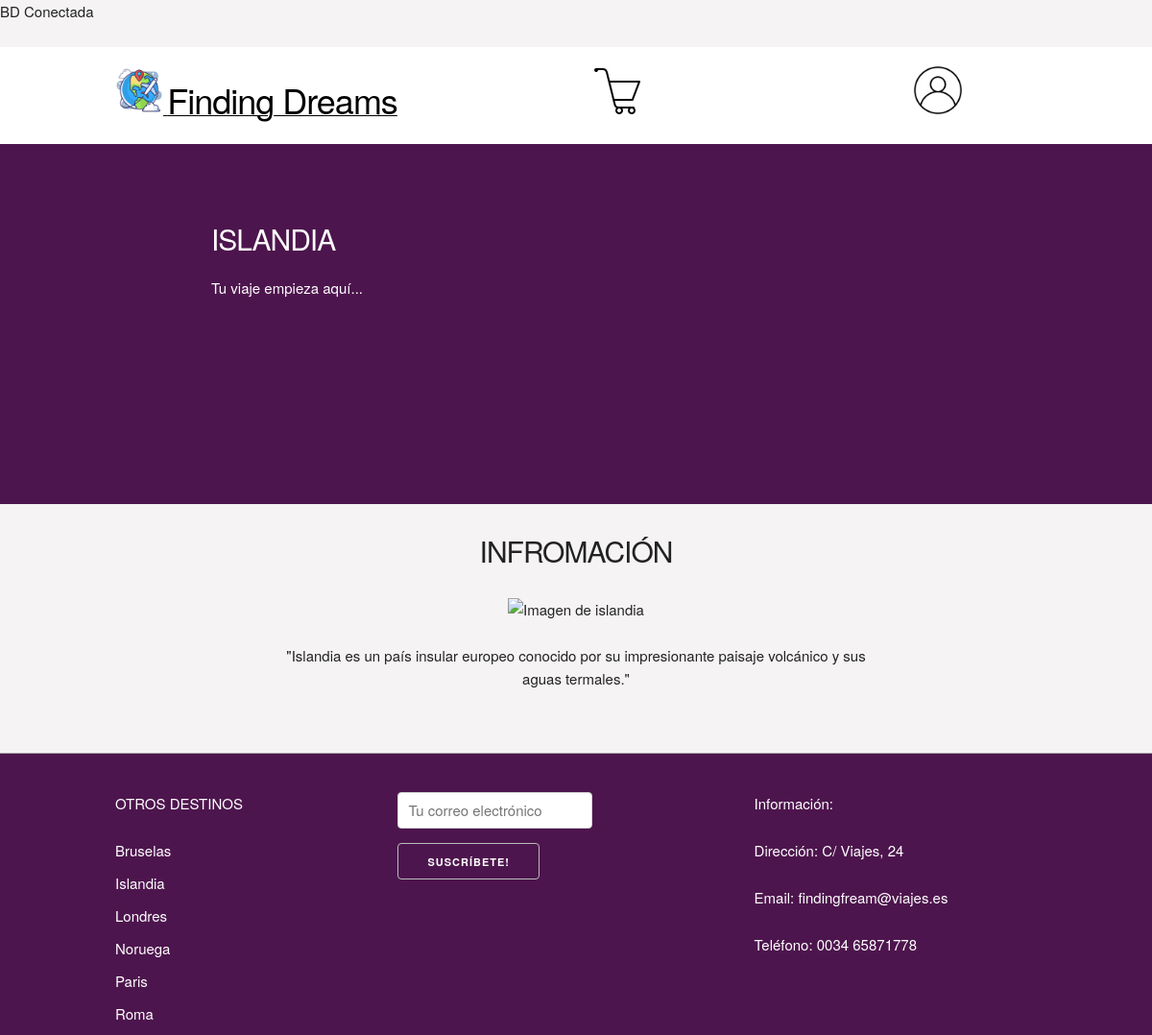
Page /detalle-viaje.php?id=2 on the committed database.
### tables this page shows
CREATE TABLE `destinos` (
  `id` int(11) NOT NULL,
  `nombre` varchar(255) NOT NULL,
  `descripcion` text DEFAULT NULL,
  `precio` int(11) DEFAULT NULL
);

### controladores/destinos.php (called while the page is built, shortened)
<?php
function mostrarDestinos($conn)
{
    try {
        $query = "SELECT d.*,
        CASE WHEN f.id_usuario IS NOT NULL THEN 1 ELSE 0 END AS es_favorito
      FROM destinos d
      LEFT JOIN favoritos f ON d.id = f.id_destino AND f.id_usuario = :id_usuario";
        $statement = $conn->prepare($query);
        $statement->bindParam(':id_usuario', $_SESSION['id'], PDO::PARAM_INT);
        $statement->execute();
        $destinos = $statement->fetchAll(PDO::FETCH_ASSOC);
        return $destinos;
    } catch (PDOException $e) {
        exit;
    }
}
function mostrarDestinoPorId($conn, $id)
{
    try {
        $query = "SELECT * FROM destinos WHERE id = :id";
        $statement = $conn->prepare($query);
        $statement->bindParam(':id', $id, PDO::PARAM_INT);
        $statement->execute();
        $destino = $statement->fetch(PDO::FETCH_ASSOC);
        return $destino;
    } catch (PDOException $e) {
        exit;
    }
}

### detalle-viaje.php (the view, shortened to what this page needs)
<?php include('layout/header.php');
$destinoDetalle = mostrarDestinoPorId($conn, $_GET['id']);
if ($destinoDetalle) {
    echo '
    <div id="hero">
    <div class="container">
        <div class="row">
            <div class="six columns">
                <div class="contenido-hero">
                    <h2 style="color: white">' . strtoupper($destinoDetalle['nombre']) . '</h2>
                    <p style="color: white">Tu viaje empieza aquí...</p>
                </div>
            </div>
        </div>
    </div>
</div>
<div id="viajes" class="container" style="text-align: center;">
    <h2 id="encabezado" class="encabezado">INFROMACIÓN</h2>
    <div id="viajes" class="container" style="text-align: center;">
        <div class="container">
            <div class="row justify-content-center align-items-center">
                <div class="col-md-6 text-center">
                    <img src="img/' . strtolower($destinoDetalle['nombre']) . '.jpg" class="img-fluid" alt="Imagen de ' . strtolower($destinoDetalle['nombre']) . '" width="70%">
                    <div class="mt-3">
                        </br>
                        <p>"' . $destinoDetalle['descripcion'] . '"</p>
                    </div>
                </div>
            </div>
        </div>
    </div>
</div>
    ';
}
?>
<?php include('layout/footer.php'); ?>

### layout/footer.php (shortened to what this page needs)
<footer id="footer" class="footer">
    <div class="container">
        <div class="row">
            <div class="four columns">
                <p style="color:white">OTROS DESTINOS</p>
                <nav id="principal" class="menu">
                    <?php
                    $destinos = mostrarDestinos($conn);
                    foreach ($destinos as $destino) {
                        echo '
                        <a class="enlace" href="detalle-viaje.php?id=' . $destino['id'] . '" style="color:white">' . $destino['nombre'] . '</a>
                        ';
                    }
                    ?>
                </nav>
            </div>
            <div class="four columns u-pull-right">
                <div id="secundaria" class="menu">
                    <p style="color:white">Información:</p>
                    <p class="enlace" href="#" style="color:white">Dirección: C/ Viajes, 24</p>
                    <p class="enlace" href="#" style="color:white">Email: findingfream@viajes.es</p>
                    <p class="enlace" href="#" style="color:white">Teléfono: 0034 65871778</p>
                </div>
            </div>
            <form id="formSuscripcion" action="/controladores/suscripcion.php" method="post">
                <input type="email" name="email" placeholder="Tu correo electrónico" required>
                <button type="submit" style="color:white" title="Subscríbete a nuestra news letter">Suscríbete!</button>
            </form>
        </div>
    </div>
</footer>
</body>
</html>

### css/skeleton.css (style rules this page uses)
.container { position: relative; width: 100%; max-width: 960px; margin: 0 auto; padding: 0 20px; box-sizing: border-box; }
.column, .columns { width: 100%; float: left; box-sizing: border-box; }
@media (min-width: 400px) { .container { width: 85%; padding: 0; } }
@media (min-width: 550px) { .container { width: 80%; } }
@media (min-width: 550px) { .column, .columns { margin-left: 4%; } }
@media (min-width: 550px) { .column:first-child, .columns:first-child { margin-left: 0; } }
@media (min-width: 550px) { .four.columns { width: 30.6666666667%; } }
@media (min-width: 550px) { .six.columns { width: 48%; } }
html { font-size: 62.5%; }
body { font-size: 1.5em; line-height: 1.6; font-weight: 400; font-family: "Raleway", "HelveticaNeue", "Helvetica Neue", Helvetica, Arial, sans-serif; color: #222; }
h1, h2, h3, h4, h5, h6 { margin-top: 0; margin-bottom: 2rem; font-weight: 300; }
h2 { font-size: 3.6rem; line-height: 1.25; letter-spacing: -.1rem; }
@media (min-width: 550px) { h2 { font-size: 4.2rem; } }
p { margin-top: 0; }
a { color: black; }
.button, button, input[type="submit"], input[type="reset"], input[type="button"] { display: inline-block; height: 38px; padding: 0 30px; color: #555; text-align: center; font-size: 11px; font-weight: 600; line-height: 38px; letter-spacing: .1rem; text-transform: uppercase; text-decoration: none; white-space: nowrap; background-color: transparent; border-radius: 4px; border: 1px solid #bbb; cursor: pointer; box-sizing: border-box; }
input[type="email"], input[type="number"], input[type="search"], input[type="text"], input[type="tel"], input[type="url"], input[type="password"], textarea, select { height: 38px; padding: 6px 10px; background-color: #fff; border: 1px solid #D1D1D1; border-radius: 4px; box-shadow: none; box-sizing: border-box; }
input[type="email"], input[type="number"], input[type="search"], input[type="text"], input[type="tel"], input[type="url"], input[type="password"], textarea { -webkit-appearance: none; -moz-appearance: none; appearance: none; }
button, .button { margin-bottom: 1rem; }
input, textarea, select, fieldset { margin-bottom: 1.5rem; }
pre, blockquote, dl, figure, table, p, ul, ol, form { margin-bottom: 2.5rem; }
.u-pull-right { float: right; }
.container:after, .row:after, .u-cf { content: ""; display: table; clear: both; }

### css/custom.css (style rules this page uses)
html { font-size: 62.5%; scroll-behavior: smooth; }
body { background-color: #f5f3f3; }
h2 { font-size: 3rem; }
#hero { background-color: rgb(77, 21, 77); height: 375px; background-position: center -320px; }
#encabezado { margin: 30px 0; }
.contenido-hero { margin-top: 80px; color: black; margin-left: 100px; }
.footer { background-color: rgb(77, 21, 77); margin-top: 40px; border-top: 1px solid #aaa; padding-top: 40px; }
.footer .menu a { display: block; margin-bottom: 10px; text-decoration: none; }

### rows in the picture
destinos: nombre "ISLANDIA", descripcion "Islandia es un país insular europeo conocido por su impresionante paisaje volcánico y sus aguas termales.", nombre "Islandia"
destinos: nombre "Bruselas"
destinos: nombre "Londres"
destinos: nombre "Noruega"
destinos: nombre "Paris"
destinos: nombre "Roma"
